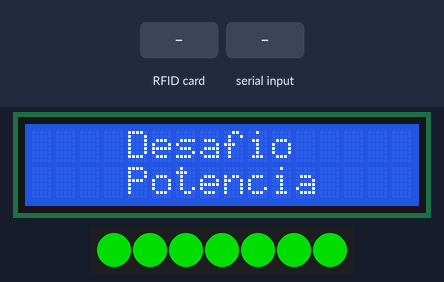
Simulated run of this sketch. Board: ATtiny85, built for the host (arithmetic inside an expression is 32-bit, double 64-bit). On the bench: 16×2 character LCD, 7 RGB LEDs in strip order, left to right. Inputs (shaded band) come from the test bench. Dim RGB values are drawn brighter than linear; what the sketch prints to the serial monitor is not drawn.

Above: at 1.3 s.
1.4 s: RFID card 5E 7A 19 C4 held to the reader
At 2.6 s:
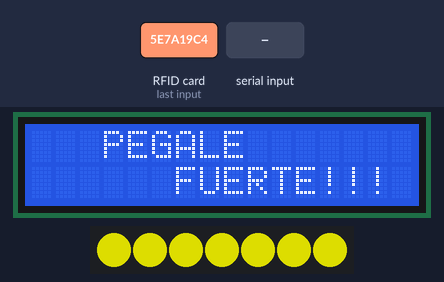
2.9 s: "8\n" received over the second serial link
At 4.7 s:
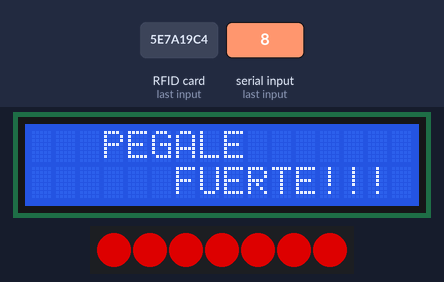
5.4 s: "90,45\n" received over the second serial link
At 7.2 s:
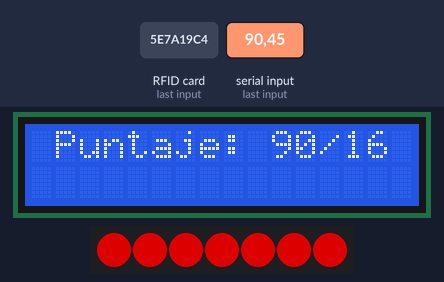
Timing chart, 0 to 12.9 s (numbered marks = the images above; inputs shaded):
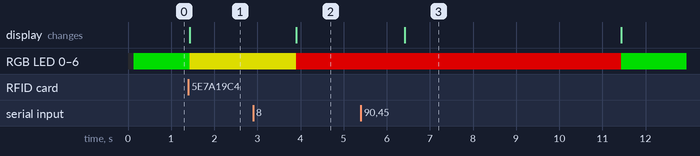

Measured:
- after the input at 1.4 s, RGB LED 0–6: RGB(0, 150, 0) → RGB(150, 150, 0) at once; the display: changes at once (image 1)
- after the input at 2.9 s, RGB LED 0–6: RGB(150, 150, 0) → RGB(150, 0, 0) after 1.0 s
- after the input at 5.4 s, RGB LED 0–6: RGB(150, 0, 0) → RGB(0, 150, 0) after 6.0 s; the display: changes after 1.0 s (image 3)

The sketch:

node_potencia_valen.ino
```cpp
#include <Wire.h>
#include <LiquidCrystal_I2C.h>
#include <SPI.h>
#include <MFRC522.h>
#include <Adafruit_NeoPixel.h>
#ifdef __AVR__
#include <avr/power.h>  // Required for 16 MHz Adafruit Trinket
#endif

#define PIN 2  // On Trinket or Gemma, suggest changing this to 1

// How many NeoPixels are attached to the Arduino?
#define NUMPIXELS 7  // Popular NeoPixel ring size

#define SS_PIN 5
#define RST_PIN 0

Adafruit_NeoPixel pixels(NUMPIXELS, PIN, NEO_GRB + NEO_KHZ800);


int data;
String dataIn = "";

MFRC522 rfid(SS_PIN, RST_PIN);  // Instance of the class

MFRC522::MIFARE_Key key;

// Init array that will store new NUID
byte nuidPICC[4];

// Variable to store the scanned card ID as a string
String cardID = "";

LiquidCrystal_I2C lcd(0x27, 16, 2);  // set the LCD address to 0x27 for a 16 chars and 2 line display


int estado = 0;
int maximo;
unsigned long cardIDInt;


void setup() {
  // put your setup code here, to run once:

  Serial.begin(115200);
  Serial2.begin(300, SERIAL_8N1, 16, 17);  // RX=16, TX=17
  lcd.init();                              // initialize the lcd
  lcd.backlight();
  SPI.begin();      // Init SPI bus
  rfid.PCD_Init();  // Init MFRC522

  lcd.setCursor(4, 0);
  lcd.print("Desafio");
  lcd.setCursor(4, 1);
  lcd.print("Potencia");

#if defined(__AVR_ATtiny85__) && (F_CPU == 16000000)
  clock_prescale_set(clock_div_1);
#endif
  // END of Trinket-specific code.

  pixels.begin();  // INITIALIZE NeoPixel strip object (REQUIRED)
  setPixel(0, 150, 0);
}

void setPixel(int r, int g, int b) {
  for (int i = 0; i < NUMPIXELS; i++) {  // For each pixel...
    pixels.setPixelColor(i, pixels.Color(r, g, b));
    pixels.show();  // Send the updated pixel colors to the hardware.
  }
}

void loop() {
  // put your main code here, to run repeatedly:

  switch (estado) {
    case 0:
      if (rfid.PICC_IsNewCardPresent()) {
        Serial.println("detect");
        lcd.clear();
        lcd.setCursor(3, 0);
        lcd.print("PEGALE");
        lcd.setCursor(6, 1);
        lcd.print("FUERTE!!!");
        Serial2.println("3");
        setPixel(150, 150, 0);
        estado = 1;
      }
      break;
    case 1:
      if (Serial2.available()) {
        data = Serial2.readString().toInt();
        if (data == 8) {
          estado = 2;
          setPixel(150, 0, 0);
        }
        Serial.println(data);
      }
      break;

    case 2:
      if (Serial2.available()) {
        data = Serial2.readString().toInt();
        maximo = data;
        Serial.println(maximo);
        lcd.clear();
        lcd.setCursor(1, 0);
        lcd.print("Puntaje: ");
        lcd.print(maximo);
        lcd.print("/16");
        delay(5000);
        lcd.clear();
        lcd.setCursor(4, 0);
        lcd.print("Desafio");
        lcd.setCursor(4, 1);
        lcd.print("Potencia");
        setPixel(0, 150, 0);
        estado = 0;
      }
      break;
  }
}
```
